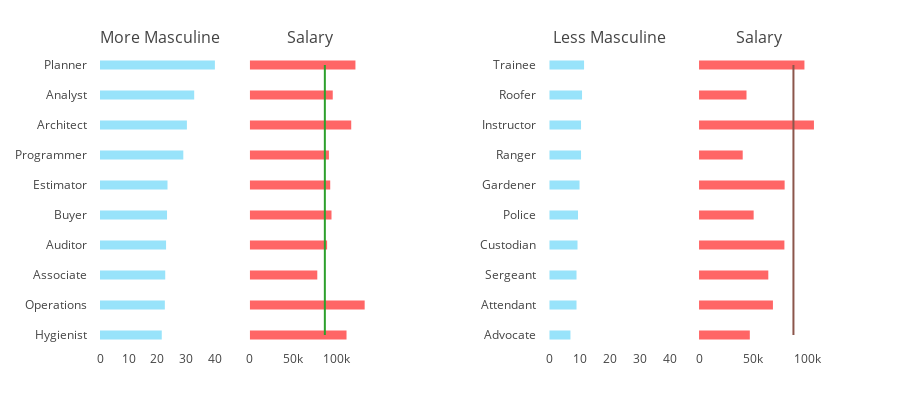

The notebook cell this image was saved under:
### Markdown cell above
> - As every node is on job bulletin (Hover to view the job class), The graph suggest that it is skewed on the masculine side. Mainly the bigger blue nodes are the ones having more than 50 masculine keywords and less than 15 feminine keywords.   
> - City' should try to use less masculine keywords so that this graph looks balanced from both sides.   

<div id="2.5"></div>
## <font color="#ff3fb5">2.5 Does More Masculine Class means Higher Salary?</font>  

Let's check if high masculine job roles also have high salary offerings.

### Code cell
gender_df['title_word'] = gender_df['title'].apply(lambda x : str(x).split()[-1] if len(x.split())> 1 else str(x) )
temp = gender_df.groupby("title_word").agg({'difference' : 'mean', 'title' : 'count', '_salary' : 'mean'})
temp['difference'] = temp['difference'] * -1
temp = temp[temp['title'] > 1]
temp = temp.sort_values('difference', ascending = [False]).reset_index()
temp1 = temp.head(10)
x2 = temp1['_salary'] 
x1 = temp1['difference']
y1 = temp1['title_word']


trace1 = go.Bar(y=[x+"&nbsp;&nbsp;&nbsp;&nbsp;" for x in y1[::-1]], x=x1[::-1], width=0.3, 
    marker=dict(color='#54d1f7', opacity=0.6),
    orientation='h', name='Masculine Bias')
trace2 = go.Bar(y=[x+"&nbsp;&nbsp;&nbsp;&nbsp;" for x in y1[::-1]], x=x2[::-1], width=0.3, 
    marker=dict(color='red', opacity=0.6),
    orientation='h', name='Salary')
trace6 = go.Scatter(y = [x+"&nbsp;&nbsp;&nbsp;&nbsp;" for x in y1[::-1]], x = [np.mean(gender_df['_salary'])]*10, mode = 'lines',
                   name = 'Average of all Job Salaries')

temp = temp.sort_values('difference', ascending = [True]).reset_index()
temp = temp.head(10)
x2 = temp['_salary'] 

x1 = temp['difference']
y1 = temp['title_word']

trace3 = go.Bar(y=[x+"&nbsp;&nbsp;&nbsp;&nbsp;" for x in y1[::-1]], x=x1, width=0.3, 
    marker=dict(color='#54d1f7', opacity=0.6),
    orientation='h', name='')
trace4 = go.Bar(y=[x+"&nbsp;&nbsp;&nbsp;&nbsp;" for x in y1[::-1]], x=x2, width=0.3, 
    marker=dict(color='red', opacity=0.6),
    orientation='h', name='')

trace5 = go.Scatter(y = [x+"&nbsp;&nbsp;&nbsp;&nbsp;" for x in y1[::-1]], x = [np.mean(gender_df['_salary'])]*10, mode = 'lines',
                   name = '')


fig = tools.make_subplots(rows=1, cols=5, shared_xaxes=True, print_grid = False,
                          shared_yaxes=False, vertical_spacing=0.001, 
                          subplot_titles=["More Masculine", "Salary", "","Less Masculine", "Salary"])



layout = dict(
    yaxis=dict(
        showgrid=False,
        showline=False,
        showticklabels=True,
    ),
    xaxis=dict(
        zeroline=False,
        showline=False,
        showticklabels=True,
        showgrid=False,
    ),
    xaxis2=dict(
        zeroline=False,
        showline=False,
        showticklabels=True,
        showgrid=False,
    ),
    yaxis2=dict(
        zeroline=False,
        showline=False,
        showticklabels=False,
        showgrid=False,
    ),
    yaxis5=dict(
        zeroline=False,
        showline=False,
        showticklabels=False,
        showgrid=False,
    ),

    xaxis4=dict(
        range = (0,40),
        zeroline=False,
        showline=False,
        showticklabels=True,
        showgrid=False,
    ),
    xaxis5=dict(
        zeroline=False,
        showline=False,
        showticklabels=True,
        showgrid=False,
    ),
    margin=dict( l=100, t=50, b=50),
    height=400,
    showlegend=False,
    title = "",
    legend = dict(x = 0.4, y = 1.09, orientation = 'h')
)

fig.append_trace(trace1, 1, 1)
fig.append_trace(trace2, 1, 2)
fig.append_trace(trace6, 1, 2)
fig.append_trace(trace3, 1, 4)
fig.append_trace(trace4, 1, 5)
fig.append_trace(trace5, 1, 5)
fig['layout'].update(layout)

display(HTML("<div align='center'><img src='https://i.imgur.com/xjfP8x9.png'></div>"))

iplot(fig, filename='oecd-networth-saving-bar-line')

### Figure 1 — Plotly figure (JSON) as saved in the notebook; plotly's stock layout.template omitted (floating-point values rounded to 4 significant figures)
{"data": [{"marker": {"color": "#54d1f7", "opacity": 0.6}, "name": "Masculine Bias", "orientation": "h", "type": "bar", "uid": "28638504-05b2-438f-92c5-2399edf312d1", "width": 0.3, "x": [21.5, 22.57, 22.71, 23.0, 23.33, 23.5, 29.0, 30.25, 32.78, 40.0], "xaxis": "x", "y": ["Hygienist&nbsp;&nbsp;&nbsp;&nbsp;", "Operations&nbsp;&nbsp;&nbsp;&nbsp;", "Associate&nbsp;&nbsp;&nbsp;&nbsp;", "Auditor&nbsp;&nbsp;&nbsp;&nbsp;", "Buyer&nbsp;&nbsp;&nbsp;&nbsp;", "Estimator&nbsp;&nbsp;&nbsp;&nbsp;", "Programmer&nbsp;&nbsp;&nbsp;&nbsp;", "Architect&nbsp;&nbsp;&nbsp;&nbsp;", "Analyst&nbsp;&nbsp;&nbsp;&nbsp;", "Planner&nbsp;&nbsp;&nbsp;&nbsp;"], "yaxis": "y"}, {"marker": {"color": "red", "opacity": 0.6}, "name": "Salary", "orientation": "h", "type": "bar", "uid": "8986f997-149f-4716-8b85-410d7b47167b", "width": 0.3, "x": [111800.0, 132700.0, 78010.0, 89350.0, 94420.0, 92940.0, 91450.0, 117200.0, 95870.0, 122100.0], "xaxis": "x2", "y": ["Hygienist&nbsp;&nbsp;&nbsp;&nbsp;", "Operations&nbsp;&nbsp;&nbsp;&nbsp;", "Associate&nbsp;&nbsp;&nbsp;&nbsp;", "Auditor&nbsp;&nbsp;&nbsp;&nbsp;", "Buyer&nbsp;&nbsp;&nbsp;&nbsp;", "Estimator&nbsp;&nbsp;&nbsp;&nbsp;", "Programmer&nbsp;&nbsp;&nbsp;&nbsp;", "Architect&nbsp;&nbsp;&nbsp;&nbsp;", "Analyst&nbsp;&nbsp;&nbsp;&nbsp;", "Planner&nbsp;&nbsp;&nbsp;&nbsp;"], "yaxis": "y2"}, {"mode": "lines", "name": "Average of all Job Salaries", "type": "scatter", "uid": "c171e399-a4d2-460c-8cdb-280ad6d4df6d", "x": [86740.0, 86740.0, 86740.0, 86740.0, 86740.0, 86740.0, 86740.0, 86740.0, 86740.0, 86740.0], "xaxis": "x2", "y": ["Hygienist&nbsp;&nbsp;&nbsp;&nbsp;", "Operations&nbsp;&nbsp;&nbsp;&nbsp;", "Associate&nbsp;&nbsp;&nbsp;&nbsp;", "Auditor&nbsp;&nbsp;&nbsp;&nbsp;", "Buyer&nbsp;&nbsp;&nbsp;&nbsp;", "Estimator&nbsp;&nbsp;&nbsp;&nbsp;", "Programmer&nbsp;&nbsp;&nbsp;&nbsp;", "Architect&nbsp;&nbsp;&nbsp;&nbsp;", "Analyst&nbsp;&nbsp;&nbsp;&nbsp;", "Planner&nbsp;&nbsp;&nbsp;&nbsp;"], "yaxis": "y2"}, {"marker": {"color": "#54d1f7", "opacity": 0.6}, "name": "", "orientation": "h", "type": "bar", "uid": "bdb021bd-9d51-4321-a6a7-bfd18859b09e", "width": 0.3, "x": [7.0, 9.0, 9.0, 9.333, 9.5, 10.0, 10.5, 10.5, 10.83, 11.5], "xaxis": "x4", "y": ["Advocate&nbsp;&nbsp;&nbsp;&nbsp;", "Attendant&nbsp;&nbsp;&nbsp;&nbsp;", "Sergeant&nbsp;&nbsp;&nbsp;&nbsp;", "Custodian&nbsp;&nbsp;&nbsp;&nbsp;", "Police&nbsp;&nbsp;&nbsp;&nbsp;", "Gardener&nbsp;&nbsp;&nbsp;&nbsp;", "Ranger&nbsp;&nbsp;&nbsp;&nbsp;", "Instructor&nbsp;&nbsp;&nbsp;&nbsp;", "Roofer&nbsp;&nbsp;&nbsp;&nbsp;", "Trainee&nbsp;&nbsp;&nbsp;&nbsp;"], "yaxis": "y4"}, {"marker": {"color": "red", "opacity": 0.6}, "name": "", "orientation": "h", "type": "bar", "uid": "91c4d045-c2e0-4014-9b79-47c7d8e8d730", "width": 0.3, "x": [46660.0, 67900.0, 63650.0, 78440.0, 50180.0, 78650.0, 40130.0, 105600.0, 43610.0, 96850.0], "xaxis": "x5", "y": ["Advocate&nbsp;&nbsp;&nbsp;&nbsp;", "Attendant&nbsp;&nbsp;&nbsp;&nbsp;", "Sergeant&nbsp;&nbsp;&nbsp;&nbsp;", "Custodian&nbsp;&nbsp;&nbsp;&nbsp;", "Police&nbsp;&nbsp;&nbsp;&nbsp;", "Gardener&nbsp;&nbsp;&nbsp;&nbsp;", "Ranger&nbsp;&nbsp;&nbsp;&nbsp;", "Instructor&nbsp;&nbsp;&nbsp;&nbsp;", "Roofer&nbsp;&nbsp;&nbsp;&nbsp;", "Trainee&nbsp;&nbsp;&nbsp;&nbsp;"], "yaxis": "y5"}, {"mode": "lines", "name": "", "type": "scatter", "uid": "15b15eeb-fc48-4eca-af2e-acaeba63e93e", "x": [86740.0, 86740.0, 86740.0, 86740.0, 86740.0, 86740.0, 86740.0, 86740.0, 86740.0, 86740.0], "xaxis": "x5", "y": ["Advocate&nbsp;&nbsp;&nbsp;&nbsp;", "Attendant&nbsp;&nbsp;&nbsp;&nbsp;", "Sergeant&nbsp;&nbsp;&nbsp;&nbsp;", "Custodian&nbsp;&nbsp;&nbsp;&nbsp;", "Police&nbsp;&nbsp;&nbsp;&nbsp;", "Gardener&nbsp;&nbsp;&nbsp;&nbsp;", "Ranger&nbsp;&nbsp;&nbsp;&nbsp;", "Instructor&nbsp;&nbsp;&nbsp;&nbsp;", "Roofer&nbsp;&nbsp;&nbsp;&nbsp;", "Trainee&nbsp;&nbsp;&nbsp;&nbsp;"], "yaxis": "y5"}], "layout": {"annotations": [{"font": {"size": 16}, "showarrow": false, "text": "More Masculine", "x": 0.084, "xanchor": "center", "xref": "paper", "y": 1.0, "yanchor": "bottom", "yref": "paper"}, {"font": {"size": 16}, "showarrow": false, "text": "Salary", "x": 0.292, "xanchor": "center", "xref": "paper", "y": 1.0, "yanchor": "bottom", "yref": "paper"}, {"font": {"size": 16}, "showarrow": false, "text": "Less Masculine", "x": 0.708, "xanchor": "center", "xref": "paper", "y": 1.0, "yanchor": "bottom", "yref": "paper"}, {"font": {"size": 16}, "showarrow": false, "text": "Salary", "x": 0.916, "xanchor": "center", "xref": "paper", "y": 1.0, "yanchor": "bottom", "yref": "paper"}], "height": 400, "legend": {"orientation": "h", "x": 0.4, "y": 1.09}, "margin": {"b": 50, "l": 100, "t": 50}, "showlegend": false, "title": {"text": ""}, "xaxis": {"anchor": "y", "domain": [0.0, 0.168], "showgrid": false, "showline": false, "showticklabels": true, "zeroline": false}, "xaxis2": {"anchor": "y2", "domain": [0.208, 0.376], "showgrid": false, "showline": false, "showticklabels": true, "zeroline": false}, "xaxis3": {"anchor": "y3", "domain": [0.416, 0.584]}, "xaxis4": {"anchor": "y4", "domain": [0.624, 0.792], "range": [0, 40], "showgrid": false, "showline": false, "showticklabels": true, "zeroline": false}, "xaxis5": {"anchor": "y5", "domain": [0.832, 1.0], "showgrid": false, "showline": false, "showticklabels": true, "zeroline": false}, "yaxis": {"anchor": "x", "domain": [0.0, 1.0], "showgrid": false, "showline": false, "showticklabels": true}, "yaxis2": {"anchor": "x2", "domain": [0.0, 1.0], "showgrid": false, "showline": false, "showticklabels": false, "zeroline": false}, "yaxis3": {"anchor": "x3", "domain": [0.0, 1.0]}, "yaxis4": {"anchor": "x4", "domain": [0.0, 1.0]}, "yaxis5": {"anchor": "x5", "domain": [0.0, 1.0], "showgrid": false, "showline": false, "showticklabels": false, "zeroline": false}}}
